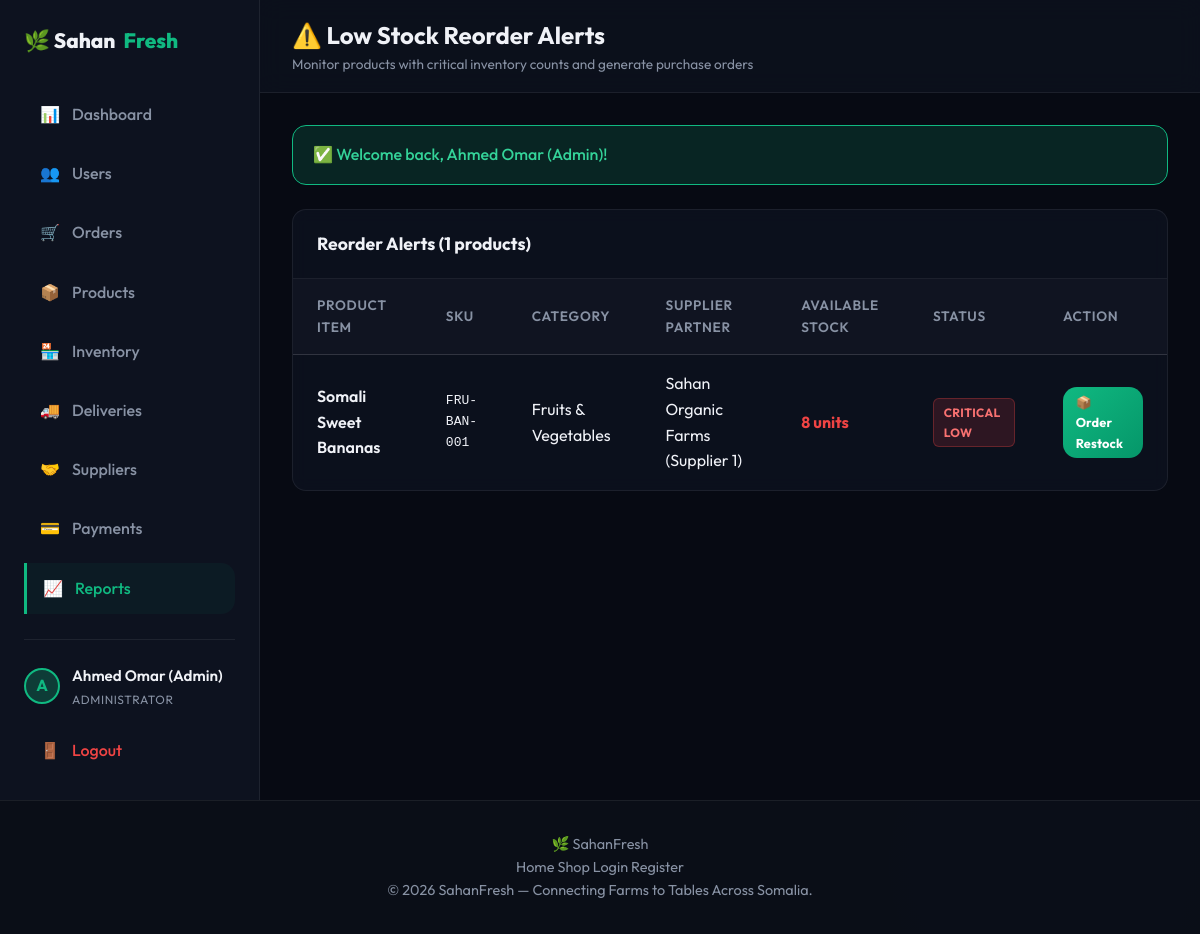
The page /reports/low_stock.php (signed in) on the database its author committed.
### tables this page shows
CREATE TABLE IF NOT EXISTS `products` (
  `id` INT AUTO_INCREMENT PRIMARY KEY,
  `category_id` INT NOT NULL,
  `supplier_id` INT DEFAULT NULL,
  `name` VARCHAR(150) NOT NULL,
  `description` TEXT DEFAULT NULL,
  `price` DECIMAL(10,2) NOT NULL,
  `sku` VARCHAR(50) NOT NULL UNIQUE,
  `image_url` VARCHAR(255) DEFAULT NULL,
  `created_at` TIMESTAMP DEFAULT CURRENT_TIMESTAMP,
  FOREIGN KEY (`category_id`) REFERENCES `categories` (`id`) ON DELETE CASCADE,
  FOREIGN KEY (`supplier_id`) REFERENCES `users` (`id`) ON DELETE SET NULL
);

CREATE TABLE IF NOT EXISTS `categories` (
  `id` INT AUTO_INCREMENT PRIMARY KEY,
  `name` VARCHAR(100) NOT NULL UNIQUE,
  `description` TEXT DEFAULT NULL,
  `created_at` TIMESTAMP DEFAULT CURRENT_TIMESTAMP
);

CREATE TABLE IF NOT EXISTS `users` (
  `id` INT AUTO_INCREMENT PRIMARY KEY,
  `name` VARCHAR(100) NOT NULL,
  `email` VARCHAR(100) NOT NULL UNIQUE,
  `password` VARCHAR(255) NOT NULL,
  `role` ENUM('admin', 'supplier', 'customer', 'driver') NOT NULL,
  `phone` VARCHAR(20) DEFAULT NULL,
  `address` TEXT DEFAULT NULL,
  `created_at` TIMESTAMP DEFAULT CURRENT_TIMESTAMP,
  `updated_at` TIMESTAMP DEFAULT CURRENT_TIMESTAMP ON UPDATE CURRENT_TIMESTAMP
);

### config/session.php (called while the page is built, shortened)
<?php
function get_flash_message($type) {
    if (isset($_SESSION['flash'][$type])) {
        $msg = $_SESSION['flash'][$type];
        return $msg;
    }
    return null;
}
?>

### reports/low_stock.php (the view, shortened to what this page needs)
<?php
require_once __DIR__ . '/../config/database.php';
require_once __DIR__ . '/../config/session.php';
$lowStock = $conn->query("
    SELECT p.id, p.name, p.sku, p.price, p.supplier_id, c.name as category_name, u.name as supplier_name,
    COALESCE(SUM(CASE WHEN ib.status='active' THEN ib.quantity ELSE 0 END), 0) as active_qty
    FROM products p
    JOIN categories c ON p.category_id = c.id
    LEFT JOIN users u ON p.supplier_id = u.id
    LEFT JOIN inventory_batches ib ON p.id = ib.product_id
    GROUP BY p.id, p.name, p.sku, p.price, p.supplier_id, c.name, u.name
    HAVING active_qty < 10
    ORDER BY active_qty ASC
")->fetchAll(PDO::FETCH_ASSOC);
include __DIR__ . '/../includes/header.php';
?>
<div class="dashboard-layout">
<?php include __DIR__ . '/../includes/sidebar.php'; ?>
<div class="dashboard-main">
<div class="dashboard-header">
    <div class="dashboard-title">
        <h2>⚠️ Low Stock Reorder Alerts</h2>
        <p>Monitor products with critical inventory counts and generate purchase orders</p>
    </div>
</div>
<div class="dashboard-content">
    <?php if ($msg = get_flash_message('success')): ?>
    <div class="alert alert-success">✅ <?php echo htmlspecialchars($msg); ?></div>
    <?php endif; ?>
    <div class="table-container">
        <div class="table-header-bar">
            <div class="table-title">Reorder Alerts (<?php echo count($lowStock); ?> products)</div>
        </div>
        <table class="admin-table">
            <thead>
                <tr>
                    <th>Product Item</th>
                    <th>SKU</th>
                    <th>Category</th>
                    <th>Supplier Partner</th>
                    <th>Available Stock</th>
                    <th>Status</th>
                    <th>Action</th>
                </tr>
            </thead>
            <tbody>
                <?php foreach ($lowStock as $row): ?>
                <tr>
                    <td style="font-weight:600;"><?php echo htmlspecialchars($row['name']); ?></td>
                    <td style="font-family:monospace;"><?php echo htmlspecialchars($row['sku']); ?></td>
                    <td><?php echo htmlspecialchars($row['category_name']); ?></td>
                    <td><?php echo htmlspecialchars($row['supplier_name'] ?? 'No supplier connected'); ?></td>
                    <td style="font-weight:700; color:var(--danger);"><?php echo $row['active_qty']; ?> units</td>
                    <td>
                        <span class="badge badge-danger">
                            <?php echo $row['active_qty'] == 0 ? 'Out of Stock' : 'Critical Low'; ?>
                        </span>
                    </td>
                    <td>
                        <?php if ($row['supplier_id']): ?>
                        <a href="<?php echo BASE_URL; ?>suppliers/purchase_orders.php?supplier_id=<?php echo $row['supplier_id']; ?>" class="btn btn-primary" style="font-size:0.8rem; padding:0.3rem 0.8rem;">📦 Order Restock</a>
                        <?php else: ?>
                        <span style="color:var(--text-muted); font-size:0.85rem;">No Supplier Link</span>
                        <?php endif; ?>
                    </td>
                </tr>
                <?php endforeach; ?>
            </tbody>
        </table>
    </div>
</div>
</div>
</div>
<?php include __DIR__ . '/../includes/footer.php'; ?>

### assets/css/style.css (style rules this page uses)
:root { --bg-main: #07090f; --bg-card: rgba(13, 18, 32, 0.8); --bg-header: rgba(7, 9, 15, 0.7); --border-color: rgba(255, 255, 255, 0.07); --primary: #10b981; --primary-hover: #059669; --primary-glow: rgba(16, 185, 129, 0.25); --accent: #6366f1; --accent-glow: rgba(99, 102, 241, 0.2); --danger: #ef4444; --warning: #f59e0b; --info: #0ea5e9; --text-main: #f0f2f7; --text-muted: #8892a4; --text-dark: #111827; --font-sans: 'Outfit', -apple-system, BlinkMacSystemFont, "Segoe UI", Roboto, sans-serif; --transition: all 0.3s cubic-bezier(0.4, 0, 0.2, 1); --radius: 14px; --radius-sm: 8px; }
* { margin: 0; padding: 0; box-sizing: border-box; }
body { font-family: var(--font-sans); background-color: var(--bg-main); color: var(--text-main); line-height: 1.6; min-height: 100vh; display: flex; flex-direction: column; overflow-x: hidden; }
body::before { content: ''; position: fixed; top: -20%; left: -15%; width: 55%; height: 55%; background: radial-gradient(circle, rgba(16, 185, 129, 0.04) 0%, transparent 70%); z-index: -1; pointer-events: none; }
body::after { content: ''; position: fixed; bottom: -20%; right: -15%; width: 55%; height: 55%; background: radial-gradient(circle, rgba(99, 102, 241, 0.04) 0%, transparent 70%); z-index: -1; pointer-events: none; }
a { color: inherit; text-decoration: none; transition: var(--transition); }
.btn { display: inline-flex; align-items: center; justify-content: center; padding: 0.65rem 1.3rem; font-weight: 700; border-radius: var(--radius); transition: var(--transition); cursor: pointer; font-size: 0.9rem; border: none; gap: 0.5rem; letter-spacing: .01em; font-family: var(--font-sans); }
.btn-primary { background: linear-gradient(135deg, var(--primary), #059669); color: #fff; box-shadow: 0 0 0 rgba(16,185,129,0); }
.alert { padding: 1rem 1.25rem; border-radius: var(--radius); margin-bottom: 1.5rem; font-weight: 500; display: flex; align-items: center; gap: 0.75rem; }
.alert-success { background-color: rgba(16, 185, 129, 0.15); border: 1px solid var(--primary); color: #34d399; }

### assets/css/admin.css (style rules this page uses)
.dashboard-layout { display: flex; min-height: 100vh; width: 100%; }
.dashboard-main { flex-grow: 1; display: flex; flex-direction: column; background-color: #070a13; overflow-y: auto; }
.dashboard-header { background-color: rgba(13, 18, 31, 0.8); backdrop-filter: blur(12px); border-bottom: 1px solid var(--border-color); padding: 1rem 2rem; display: flex; justify-content: space-between; align-items: center; position: sticky; top: 0; z-index: 90; }
.dashboard-title h2 { font-size: 1.5rem; font-weight: 700; }
.dashboard-title p { font-size: 0.85rem; color: var(--text-muted); }
.dashboard-content { padding: 2rem; max-width: 1400px; width: 100%; margin: 0 auto; }
.table-container { background: var(--bg-card); border: 1px solid var(--border-color); border-radius: var(--radius); overflow: hidden; margin-bottom: 2rem; backdrop-filter: blur(8px); }
.table-header-bar { padding: 1.25rem 1.5rem; border-bottom: 1px solid var(--border-color); display: flex; justify-content: space-between; align-items: center; flex-wrap: wrap; gap: 1rem; }
.table-title { font-size: 1.1rem; font-weight: 700; }
.admin-table { width: 100%; border-collapse: collapse; text-align: left; }
.admin-table th, .admin-table td { padding: 1rem 1.5rem; border-bottom: 1px solid var(--border-color); }
.admin-table th { background-color: rgba(255, 255, 255, 0.02); color: var(--text-muted); font-size: 0.85rem; font-weight: 600; text-transform: uppercase; letter-spacing: 0.05em; }
.admin-table tr:last-child td { border-bottom: none; }
.badge { display: inline-flex; align-items: center; padding: 0.25rem 0.6rem; font-size: 0.75rem; font-weight: 700; border-radius: 6px; text-transform: uppercase; letter-spacing: 0.03em; }
.badge-danger { background-color: rgba(239, 68, 68, 0.15); color: #f87171; border: 1px solid rgba(239, 68, 68, 0.3); }

### rows shown on the page
products: name "Somali Sweet Bananas", sku "FRU-BAN-001", category.name "Fruits & Vegetables", supplier.name "Sahan Organic Farms (Supplier 1)", active_qty "8"

### other values the page prints
$item['icon'] "📊"
$item['label'] "Dashboard"
$item['icon'] "👥"
$item['label'] "Users"
$item['icon'] "🛒"
$item['label'] "Orders"
$item['icon'] "📦"
$item['label'] "Products"
$item['icon'] "🏪"
$item['label'] "Inventory"
$item['icon'] "🚚"
$item['label'] "Deliveries"
$item['icon'] "🤝"
$item['label'] "Suppliers"
$item['icon'] "💳"
